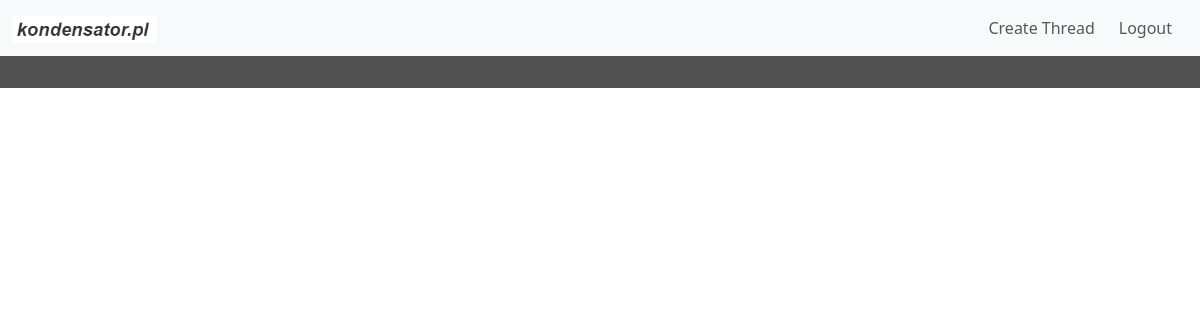
Page /topic/1 (signed in) on the earlier database version.
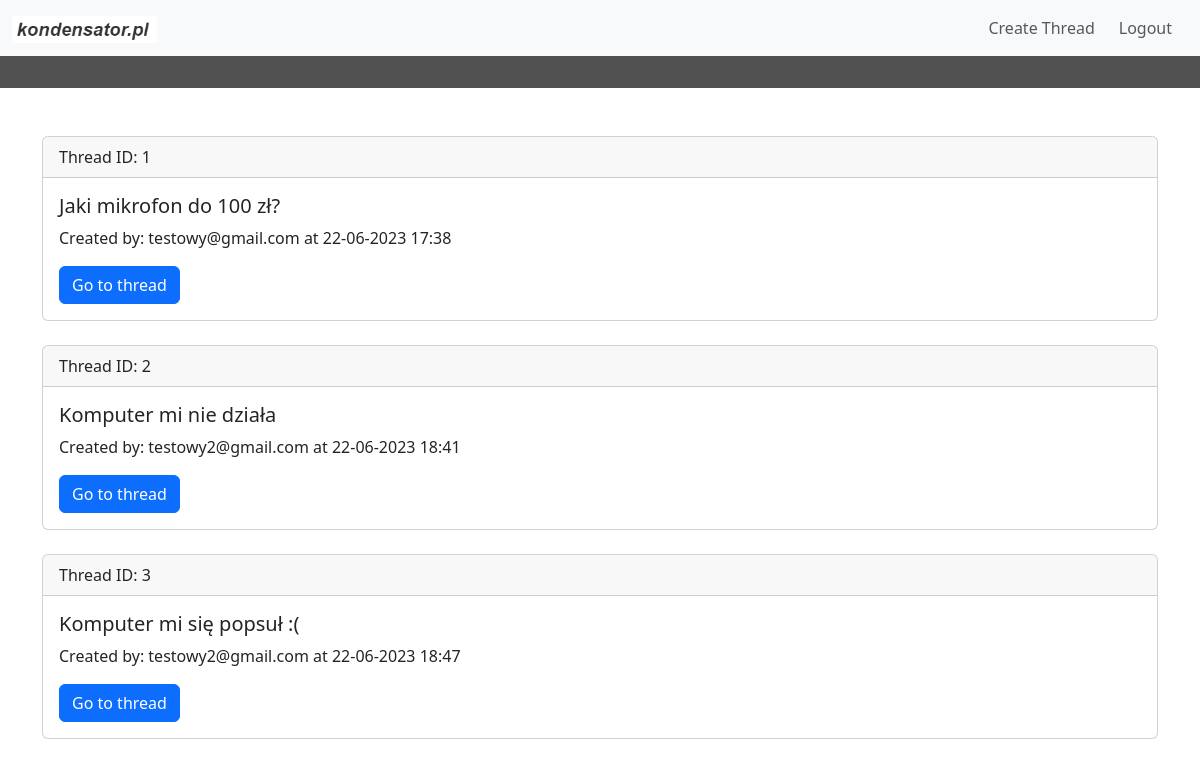
Same page on the later database version.
### website/models.py (models this page shows)
class Thread(db.Model):
    id = db.Column(db.Integer, primary_key=True)
    title = db.Column(db.String(255))
    date = db.Column(db.DateTime(timezone=True), default=func.now())
    user_id = db.Column(db.Integer, db.ForeignKey('user.id'))
    topic_id = db.Column(db.Integer, db.ForeignKey('topic.id'))

class User(db.Model, UserMixin):
    id = db.Column(db.Integer, primary_key=True)
    email = db.Column(db.String(128), unique=True)
    password = db.Column(db.String(150))
    threads = db.relationship('Thread')
    posts = db.relationship('Post')

### website/views.py (the view)
@views.route('/topic/<int:topic_id>')
@login_required
def topic_view(topic_id):
    topic = Topic.query.get_or_404(topic_id)
    threads = Thread.query.filter_by(topic_id=topic_id).all()
    thread_list = []
    for thread in threads:
        user = User.query.get(thread.user_id)
        thread_dict = {
            'id': thread.id,
            'title': thread.title,
            'author_email': user.email,
            'created_at': thread.date
        }
        thread_list.append(thread_dict)
    return render_template('topic.html', user=current_user, threads=thread_list, topic_id=topic_id)

### website/templates/topic.html (shortened to what this page needs)
{% extends "base.html" %}
{% block content %}
    <div class="container mt-5">
        {% for thread in threads %}
            <div class="card mb-4">
                <div class="card-header">
                    Thread ID: {{ thread.id }}
                </div>
                <div class="card-body">
                    <h5 class="card-title">{{ thread.title }}</h5>
                    <p class="card-text">Created by: {{ thread.author_email }} at {{ thread.created_at.strftime('%d-%m-%Y %H:%M') }}</p>
                    <a href="{{ url_for('views.thread_view', thread_id=thread.id) }}" class="btn btn-primary">Go to thread</a>
                </div>
            </div>
        {% endfor %}
    </div>
{% endblock %}

Differences in the rows shown:
added Thread: title "Jaki mikrofon do 100 zł?", created_at "22-06-2023 17:38"
now on this page (row edited): User: author_email "testowy@gmail.com"
added Thread: title "Komputer mi nie działa", created_at "22-06-2023 18:41"
now on this page (row edited): User: author_email "testowy2@gmail.com" "testowy2@gmail.com"
added Thread: title "Komputer mi się popsuł :(", created_at "22-06-2023 18:47"
Other differences:
new list line: "Thread ID: 1 Created by: at Go to thread"
new list line: "Thread ID: 2 Created by: at Go to thread"
new list line: "Thread ID: 3 Created by: at Go to thread"
